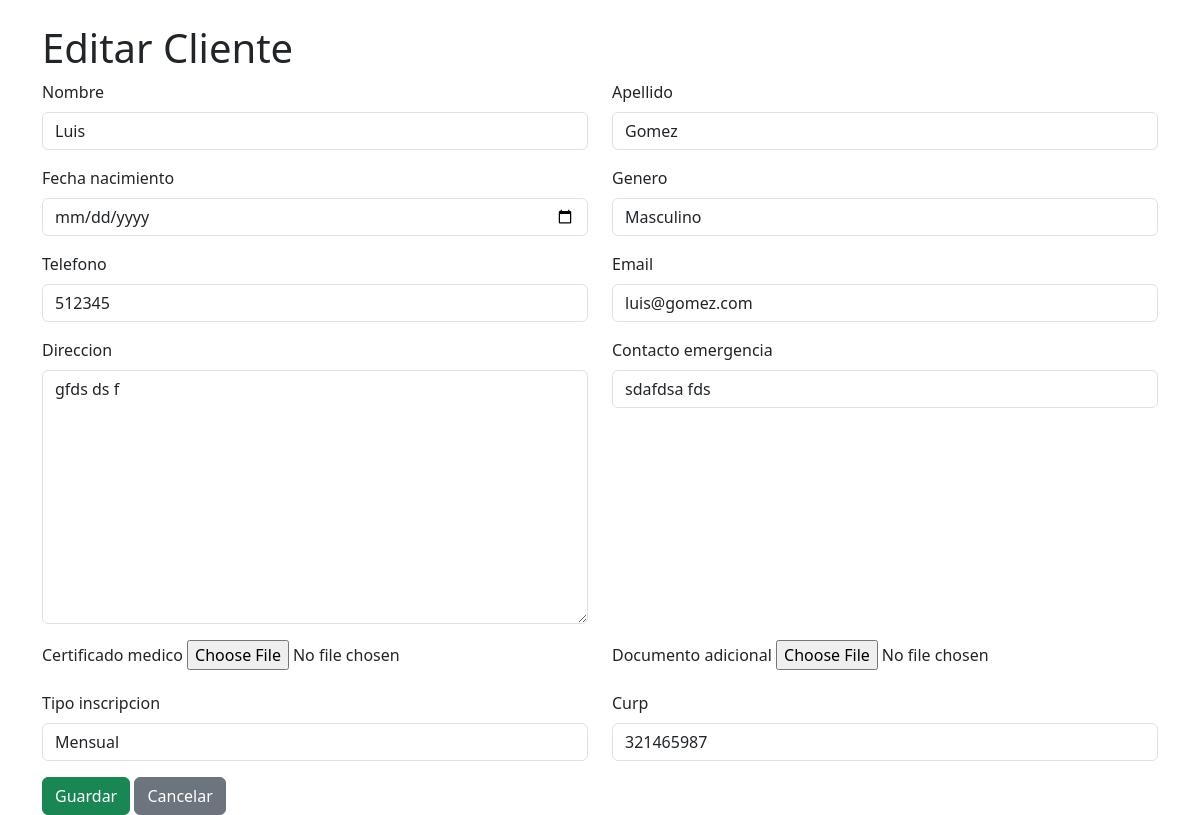
/clientes/editar/1/ (signed in), run on the app's committed database.
### clientes/models.py (models this page shows, shortened)
class Cliente(models.Model):
    GENERO_CHOICES = [
        ('M', 'Masculino'),
        ('F', 'Femenino'),
        ('O', 'Otro'),
    ]
    TIPO_INSCRIPCION = [
        ('clase', 'Por clase'),
        ('mensual', 'Mensual'),
        ('anual', 'Anual'),
    ]
    gym = models.ForeignKey(Gym, on_delete=models.CASCADE)
    creado_por = models.ForeignKey(User, on_delete=models.SET_NULL, null=True, related_name='clientes_creados')
    actualizado_por = models.ForeignKey(User, on_delete=models.SET_NULL, null=True, related_name='clientes_actualizados')
    curp = models.CharField(max_length=18)
    class Meta:
        unique_together = ('gym', 'curp')
    nombre = models.CharField(max_length=100)
    apellido = models.CharField(max_length=100)
    fecha_nacimiento = models.DateField()
    genero = models.CharField(max_length=1, choices=GENERO_CHOICES)
    telefono = models.CharField(max_length=20)
    email = models.EmailField(blank=True, null=True)
    direccion = models.TextField(blank=True, null=True)
    contacto_emergencia = models.CharField(max_length=200)
    certificado_medico = models.FileField(upload_to='certificados/', blank=True, null=True)
    documento_adicional = models.FileField(upload_to='documentos/', blank=True, null=True)
    tipo_inscripcion = models.CharField(max_length=10, choices=TIPO_INSCRIPCION)
    fecha_inscripcion = models.DateField(auto_now_add=True)
    activo = models.BooleanField(default=True)
    fecha_registro = models.DateTimeField(auto_now_add=True)

### clientes/views.py (the view)
# urls.py: path('editar/<int:cliente_id>/', views.editar_cliente, name='editar_cliente'),
@login_required
def editar_cliente(request, cliente_id):
    gym = Gym.objects.get(owner=request.user)
    cliente = get_object_or_404(Cliente, id=cliente_id, gym=gym)
    if request.method == 'POST':
        form = ClienteForm(request.POST, request.FILES, instance=cliente)
        if form.is_valid():
            cliente = form.save(commit=False)
            cliente.actualizado_por = request.user
            cliente.save()
            return redirect('lista_clientes')
    else:
        form = ClienteForm(instance=cliente)
    return render(request, 'clientes/crear_cliente.html', {'form': form})

### clientes/forms.py
class ClienteForm(forms.ModelForm):
    class Meta:
        model = Cliente
        fields = [
            'nombre', 'apellido', 'fecha_nacimiento', 'genero',
            'telefono', 'email', 'direccion', 'contacto_emergencia',
            'certificado_medico', 'documento_adicional', 'tipo_inscripcion', 'curp',
        ]
        widgets = {
            'fecha_nacimiento': forms.DateInput(attrs={
                'type': 'date',
                'class': 'form-control'
            }),
        }
    def __init__(self, *args, **kwargs):
        super().__init__(*args, **kwargs)
        for name, field in self.fields.items():
            if field.widget.__class__.__name__ != 'ClearableFileInput':
                field.widget.attrs.update({'class': 'form-control'})

### clientes/templates/clientes/crear_cliente.html (shortened to what this page needs)
<!DOCTYPE html>
<html>
<head>
    <link href="https://cdn.jsdelivr.net/npm/bootstrap@5.3.0/dist/css/bootstrap.min.css" rel="stylesheet">
</head>
<body>
<div class="container mt-4">
    <h1>
        {% if form.instance.pk %}
            Editar Cliente
        {% else %}
             Nuevo Cliente
        {% endif %}
    </h1>
    <form method="POST" enctype="multipart/form-data">
        <div class="row">
            {% for field in form %}
                <div class="mb-3 col-md-6">
                    <label class="form-label">{{ field.label }}</label>
                    {{ field }}
                </div>
            {% endfor %}
        </div>
        <button type="submit" class="btn btn-success">Guardar</button>
        <a href="/" class="btn btn-secondary">Cancelar</a>
    </form>
</div>
</body>
</html>

### data on the page
Cliente: form "Luis" "Gomez" "Masculino" "512345" "luis@gomez.com" "gfds ds f" "sdafdsa fds" "Mensual" "321465987"

### other printed values
{{ field.label }} "Nombre" "Apellido" "Fecha nacimiento" "Genero" "Telefono" "Email" "Direccion" "Contacto emergencia" "Certificado medico" "Documento adicional" "Tipo inscripcion" "Curp"
